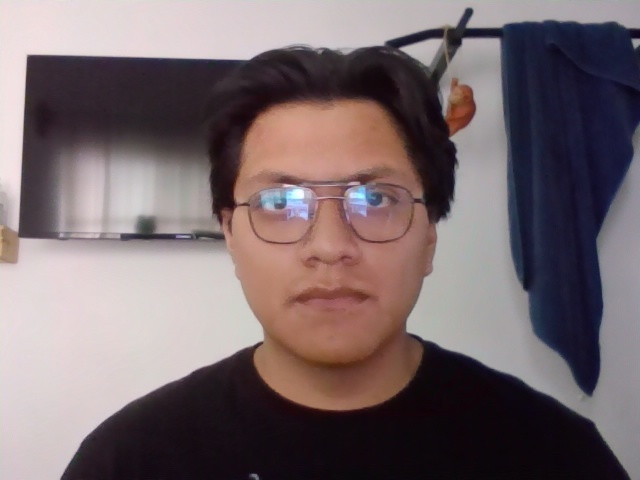
#> input picture face_id/dataset/jafet/jafet_20250630_135345.jpg, 640 x 480 px; its folder holds only this picture in this run
$ python training.py
#> lines starting #> are read from the running program, lines starting #| are printed output that depends on the picture
#> further down, image is the input picture: shape (480, 640, 3); mean B, G, R 108.7, 105.5, 119.7
import os
from imutils import paths
import face_recognition
import pickle
import cv2

def preprocess_image(image):
    """Preprocesar imagen para mejor calidad de encoding"""
    # Mejorar contraste
    lab = cv2.cvtColor(image, cv2.COLOR_BGR2LAB)
#> lab: shape (480, 640, 3); mean of channels 0, 1, 2 112.9, 134.7, 128.1
    L, a, b = cv2.split(lab)
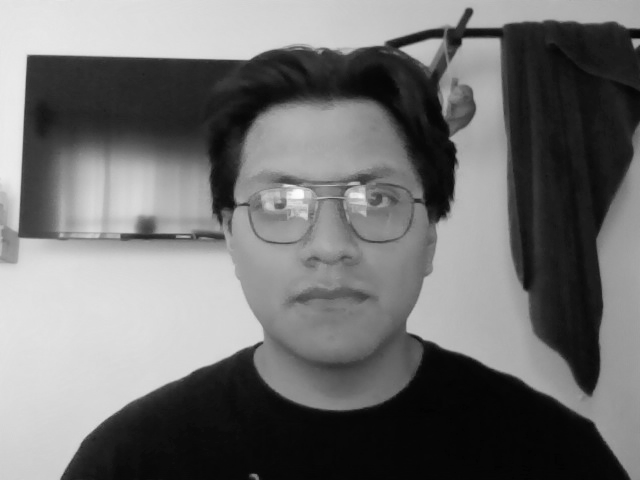
#> L: shape (480, 640); min 3, max 254, mean 112.9
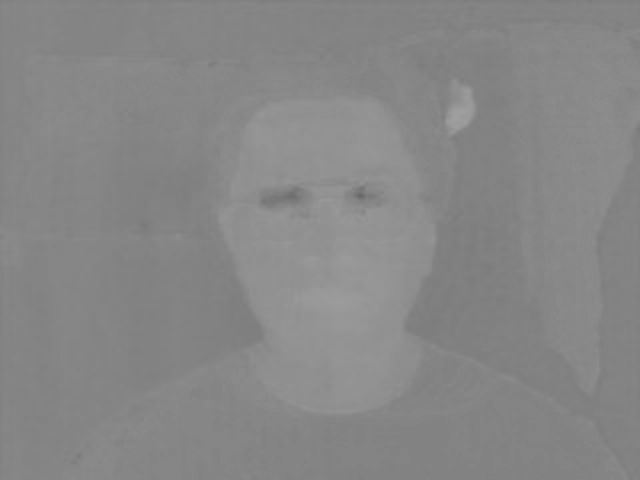
#> a: shape (480, 640); min 105, max 160, mean 134.7
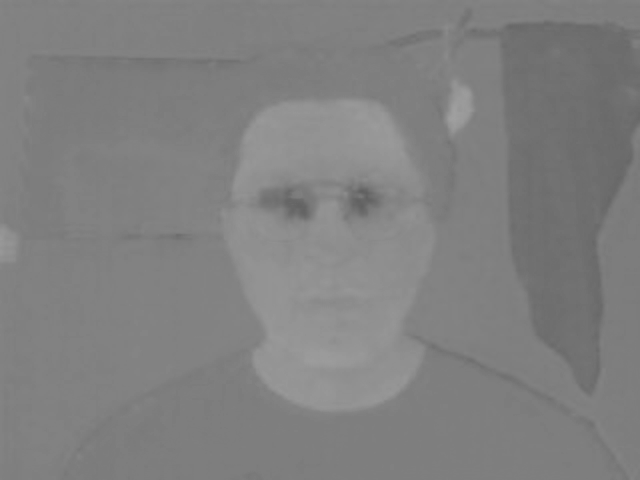
#> b: shape (480, 640); min 96, max 160, mean 128.1
    clahe = cv2.createCLAHE(clipLimit=2.0, tileGridSize=(8,8))
    L = clahe.apply(L)
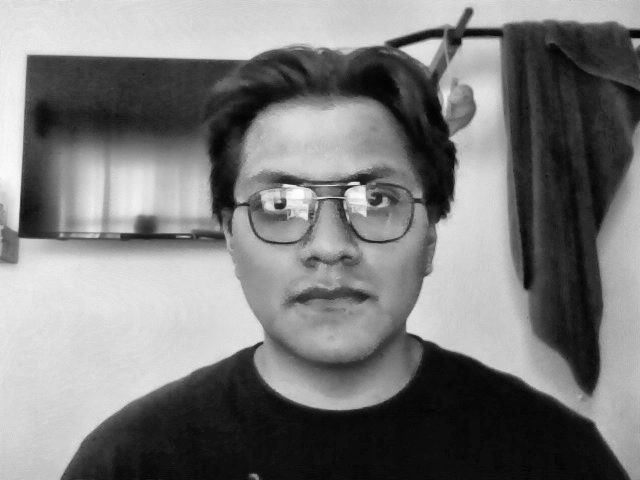
#> L: shape (480, 640); min 2, max 255, mean 123
    enhanced = cv2.merge([L, a, b])
#> enhanced: shape (480, 640, 3); mean of channels 0, 1, 2 123, 134.7, 128.1
    enhanced = cv2.cvtColor(enhanced, cv2.COLOR_LAB2BGR)
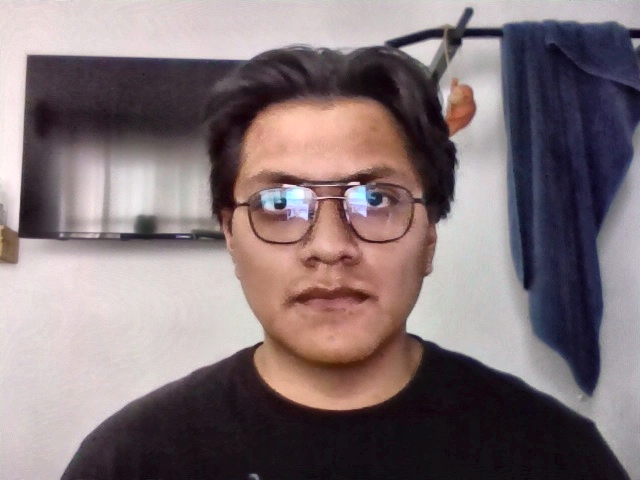
#> enhanced: shape (480, 640, 3); mean B, G, R 118.7, 115.6, 130

    # Reducir ruido
    denoised = cv2.bilateralFilter(enhanced, 9, 75, 75)

    return denoised

def augment_face_region(image, box):
    """Generar variaciones de la región del rostro para encodings más robustos"""
    top, right, bottom, left = box
    face_region = image[top:bottom, left:right]

    variations = [face_region]  # Original

    # Variación con rotación ligera
    h, w = face_region.shape[:2]
    center = (w//2, h//2)

    # Rotaciones pequeñas (-5 a 5 grados)
    for angle in [-3, 3]:
        M = cv2.getRotationMatrix2D(center, angle, 1.0)
        rotated = cv2.warpAffine(face_region, M, (w, h))
        variations.append(rotated)

    # Variación con ajuste de brillo
    brightened = cv2.convertScaleAbs(face_region, alpha=1.1, beta=10)
    darkened = cv2.convertScaleAbs(face_region, alpha=0.9, beta=-10)
    variations.extend([brightened, darkened])

    return variations

print("[INFO] start processing faces...")
imagePaths = list(paths.list_images("dataset"))
knownEncodings = []
knownNames = []

# Configuración para un entrenamiento más robusto
MIN_FACES_PER_PERSON = 3  # Mínimo número de caras requeridas por persona
TARGET_ENCODINGS_PER_IMAGE = 2  # Número objetivo de encodings por imagen

for (i, imagePath) in enumerate(imagePaths):
    print(f"[INFO] processing image {i + 1}/{len(imagePaths)}")
    name = imagePath.split(os.path.sep)[-2]

    image = cv2.imread(imagePath)

    # Preprocesar imagen para mejor calidad
    processed_image = preprocess_image(image)
    rgb = cv2.cvtColor(processed_image, cv2.COLOR_BGR2RGB)

    # Detectar rostros con configuración consistente con reconocimiento
#> (the run stopped early here; a loop or call above may not have finished)
